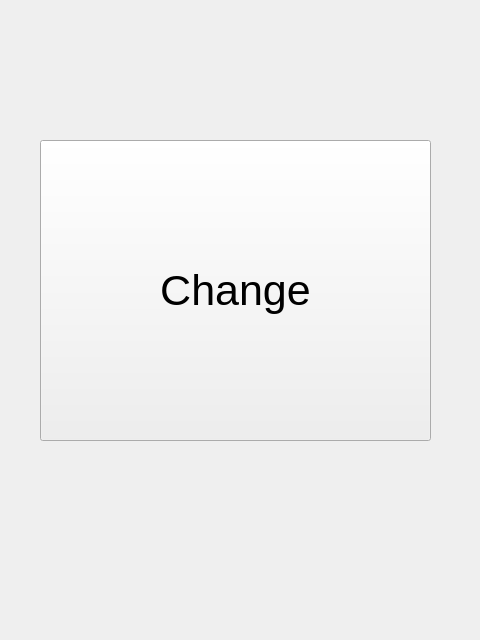
<?xml version="1.0" encoding="UTF-8"?>
<ui version="4.0">
 <class>Main</class>
 <widget class="QMainWindow" name="Main">
  <property name="geometry">
   <rect>
    <x>0</x>
    <y>0</y>
    <width>480</width>
    <height>640</height>
   </rect>
  </property>
  <property name="windowTitle">
   <string>MainWindow</string>
  </property>
  <widget class="QWidget" name="centralwidget">
   <widget class="QPushButton" name="ChangeWindow">
    <property name="geometry">
     <rect>
      <x>40</x>
      <y>140</y>
      <width>391</width>
      <height>301</height>
     </rect>
    </property>
    <property name="font">
     <font>
      <pointsize>32</pointsize>
     </font>
    </property>
    <property name="text">
     <string>Change</string>
    </property>
   </widget>
  </widget>
 </widget>
 <resources/>
 <connections/>
</ui>
